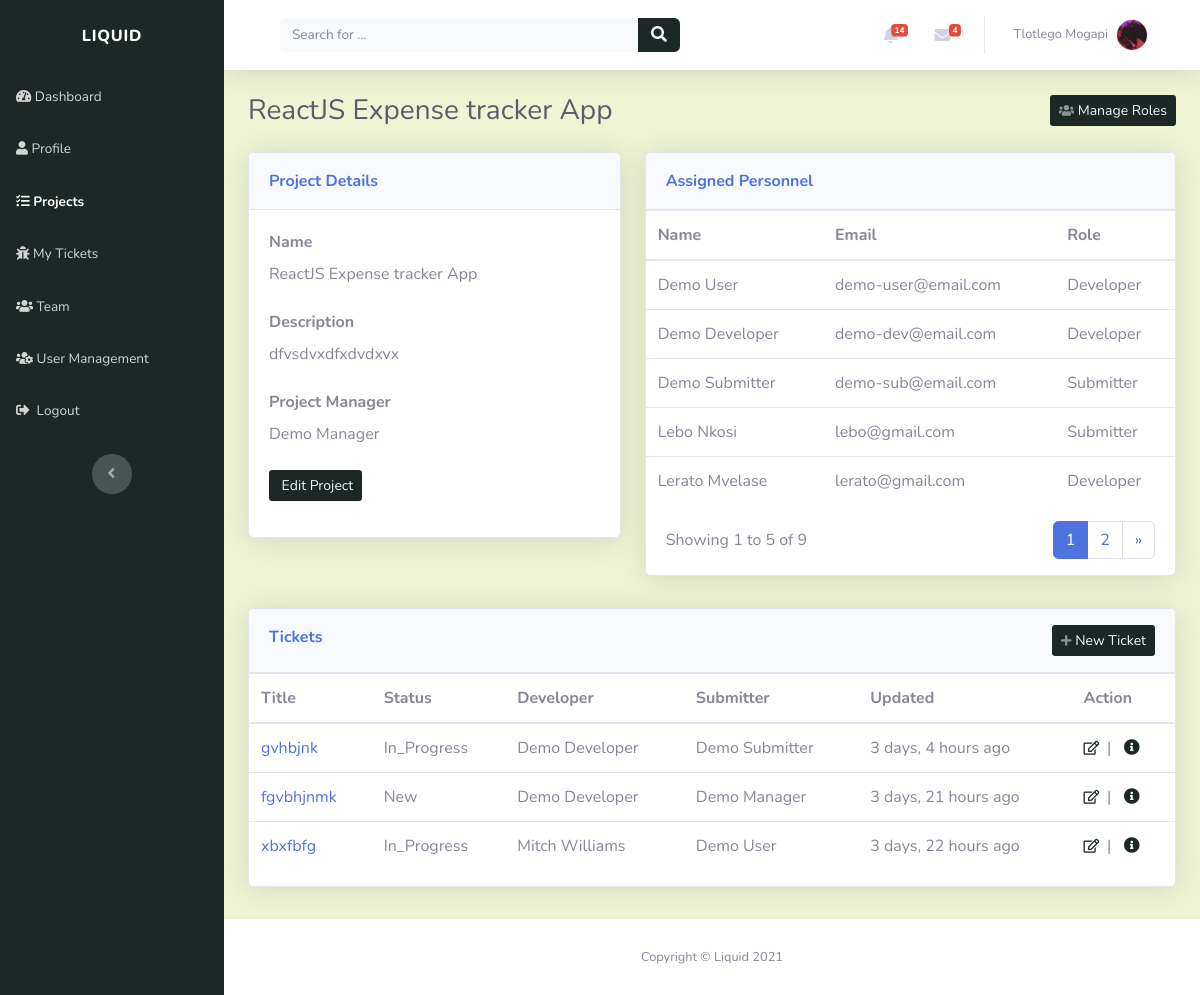
/projects/reactjs-expense-tracker-app-qkhvylyg/ (signed in), run on an earlier commit of the app's database.
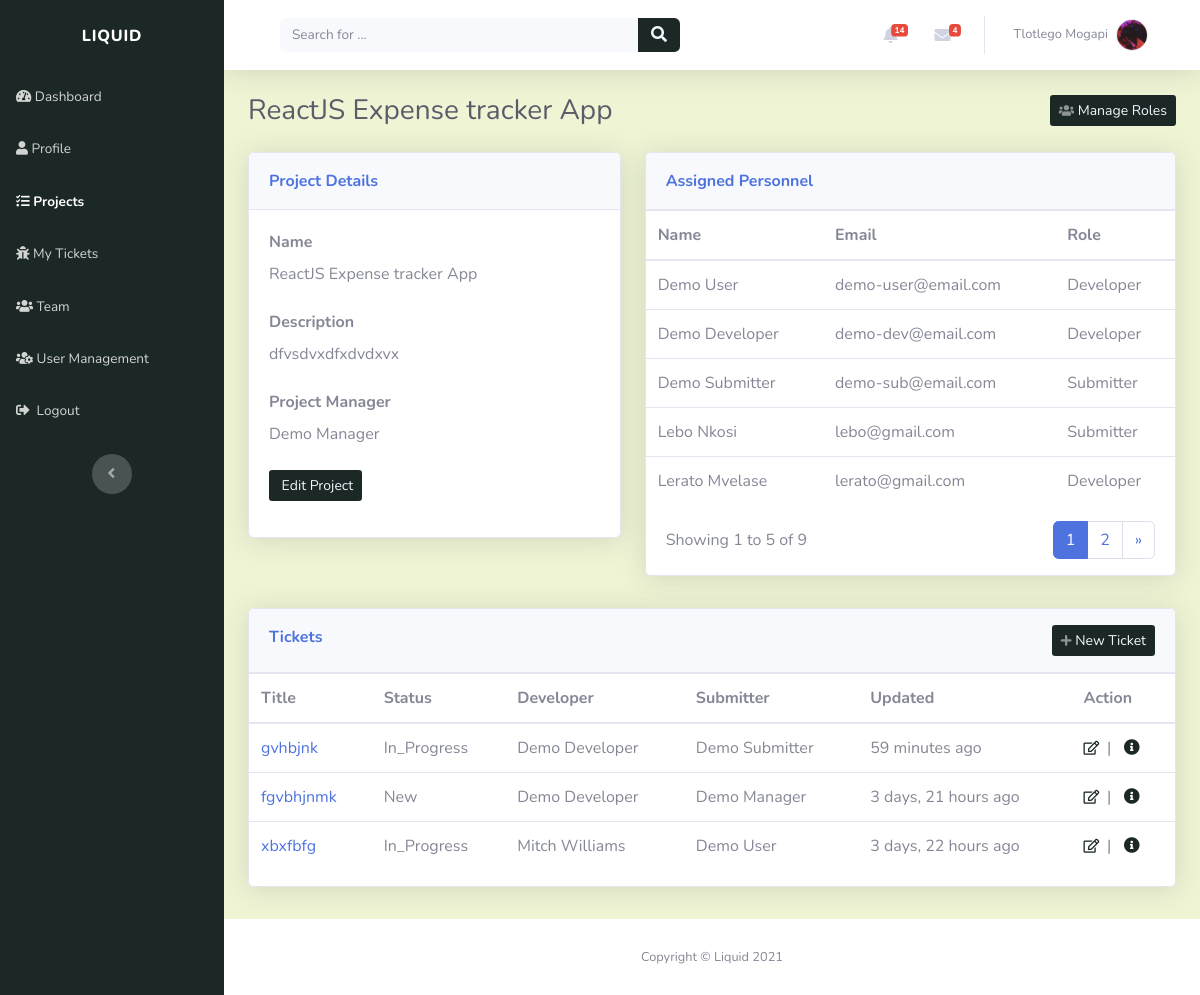
And on a later commit of the database.
### tickets/models.py (models this page shows, shortened)
class Ticket(models.Model):
    TICKET_PRIORITY = (
        ('LOW', 'Low'),
        ('MEDIUM', 'Medium'),
        ('HIGH', 'High'),
    )
    TICKET_STATUS = (
        ('NEW', 'New'),
        ('IN_PROGRESS', 'In Progress'),
        ('RESOLVED', 'Resolved'),
    )
    TICKET_TYPE = (
        ('TASK', 'Task'),
        ('BUG', 'Bug'),
        ('CHANGE', 'Change'),
        ('FEATURE', 'Feature request')
    )
    title = models.CharField(max_length=50)
    description = models.CharField(max_length=200)
    created_by = models.ForeignKey(Profile, on_delete=models.CASCADE)
    project = models.ForeignKey(Project, related_name="tickets", on_delete=models.CASCADE)
    created_on = models.DateTimeField(verbose_name="created_on", auto_now_add=True)
    updated = models.DateTimeField(verbose_name="date updated", auto_now=True)
    priority = models.CharField(max_length=12, choices=TICKET_PRIORITY, default='LOW')
    status = models.CharField(max_length=12, choices=TICKET_STATUS, default='NEW')
    class_type = models.CharField(max_length=12, choices=TICKET_TYPE, default='TASK')
    slug = models.SlugField(unique=True, blank=True)

### account/models.py (models this page shows)
class Profile(models.Model):
    user = models.OneToOneField(settings.AUTH_USER_MODEL, on_delete=models.CASCADE, unique=True)
    profile_picture = models.ImageField(default='profile_images/default.jpg', upload_to='profile_images', blank=True)
    website = models.URLField(blank=True)
    first_name = models.CharField(max_length=30, blank=True)
    last_name = models.CharField(max_length=30, blank=True)
    address = models.CharField(max_length=50, blank=True)
    city = models.CharField(max_length=50, blank=True)
    country = models.CharField(max_length=50, blank=True)
    slug = models.SlugField(unique=True, blank=True)
    def __str__(self):
        return self.user.email

### projects/views.py (the view)
# urls.py: path('<slug:slug>/', views.project_detail_view, name="view_project"),
@login_required(login_url='login_page')
def project_detail_view(request, slug):
    context = {}
    project = get_object_or_404(Project, slug=slug)
    context['project'] = project
    user = request.user
    user_profile = get_object_or_404(Profile, user=user)
    user_project_role = ProjectRole.objects.filter(project=project).filter(user=user_profile).first()
    context['user_project_role'] = user_project_role
    users = ProjectRole.objects.filter(project=project).exclude(user_role="Project Manager").order_by('user__first_name')
    page = request.GET.get('page', 1)
    users_paginator = Paginator(users, USERS_PER_PAGE)
    try:
        users = users_paginator.page(page)
    except PageNotAnInteger:
        users = users_paginator.page(USERS_PER_PAGE)
    except EmptyPage:
        users = users_paginator.page(users_paginator.num_pages)
    tickets = project.tickets.all().order_by('-created_on')
    context['tickets'] = tickets
    context['user_roles'] = users
    context['manager_role'] = ProjectRole.objects.filter(project=project).filter(user_role="Project Manager").first()
    return render(request, "projects/project_detail.html", context)

### index/custom_processors.py (called while the page is built)
def profile_processor(request):
    if request.user.is_authenticated:
        user = request.user
        user_profile = get_object_or_404(Profile, user=user)
        user_messages = DirectMessage.objects.filter(receiver=user_profile).filter(status='UNREAD').order_by('-created_on')[:5]
        user_alerts = Alert.objects.filter(user=user_profile).filter(status='UNREAD').order_by('-created_on')[:5]
        return {'profile': user_profile, 'direct_messages': user_messages, 'alerts': user_alerts}
    else:
        return{}

### projects/models.py (called while the page is built)
    def __str__(self):
        return self.name

### projects/templates/projects/project_detail.html (shortened to what the changed rows need)
{% extends "index/header.html" %}
{% block content %}
<div class="row mb-3">
	<div class="col-lg-7">
		<div class="row">
			<div class="col">
				<div class="card shadow mb-3">
					<div class="table-responsive table mt-0" id="dataTable" role="grid"
						aria-describedby="dataTable_info">
						<table class="table my-0" id="dataTable" aria-describedby="users">
							<thead>
								<tr>
									<th scope="col">Name</th>
									<th scope="col">Email</th>
									<th scope="col">Role</th>
								</tr>
							</thead>
						</table>
					</div>
				</div>
			</div>
		</div>
	</div>
</div>
<div class="row mb-3">
	<div class="col-lg-12">
		<div class="row">
			<div class="col">
				<div class="card shadow mb-3">
					{% if tickets %}
					<div class="table-responsive table mt-0" id="dataTable" role="grid"
						aria-describedby="dataTable_info">
						<table class="table my-0" id="dataTable" aria-describedby="projects">
							<thead>
								<tr>
									<th scope="col">Title</th>
									<th scope="col">Status</th>
									<th scope="col">Developer</th>
									<th scope="col">Submitter</th>
									<th scope="col">Updated</th>
									<th scope="col">Action</th>
								</tr>
							</thead>
							<tbody>
								{%for ticket in tickets %} {% include "projects/snippets/project_ticket.html" %} {%endfor%}
							</tbody>
						</table>
					</div>
					{% else %}
					<div style="padding-top: 20px" class="text-center">
						<p><strong>Project Has No Tickets.</strong></p>
					</div>
					{% endif %}
				</div>
			</div>
		</div>
	</div>
</div>
{% endblock %}

### projects/templates/projects/snippets/project_ticket.html
<tr style="white-space: nowrap">
	<td><a href="{% url 'view_ticket' ticket.slug %}">{{ ticket.title | truncatechars:40 }}</a></td>
    <td>{{ ticket.status|title }}</td>
    {% with assignee=ticket.ticketassignee_set.all.first.user %}
    <td>{{ assignee.first_name }} {{ assignee.last_name }}</td>
    {% endwith %}
    <td>{{ ticket.created_by.first_name }} {{ ticket.created_by.last_name }}</td>
	<td>{{ ticket.updated|timesince }} ago</td>
	<td>{% include "tickets/snippets/ticket_action.html" %}</td>
</tr>

### tickets/templates/tickets/snippets/ticket_action.html
<a role="button" href="{% url 'edit_ticket' ticket.slug %}" style="color: rgb(28, 40, 38)" title="Edit"
	><em class="far fa-edit fa-sm">&nbsp</em></a
>
|&nbsp&nbsp
<a role="button" href="{% url 'view_ticket' ticket.slug %}" style="color: rgb(28, 40, 38)" title="More information"
	><em class="fa fa-info-circle">&nbsp</em></a
>

What changed in the data, as far as the page shows it:
changed Ticket "gvhbjnk": updated "3 days, 4 hours" → "59 minutes"
